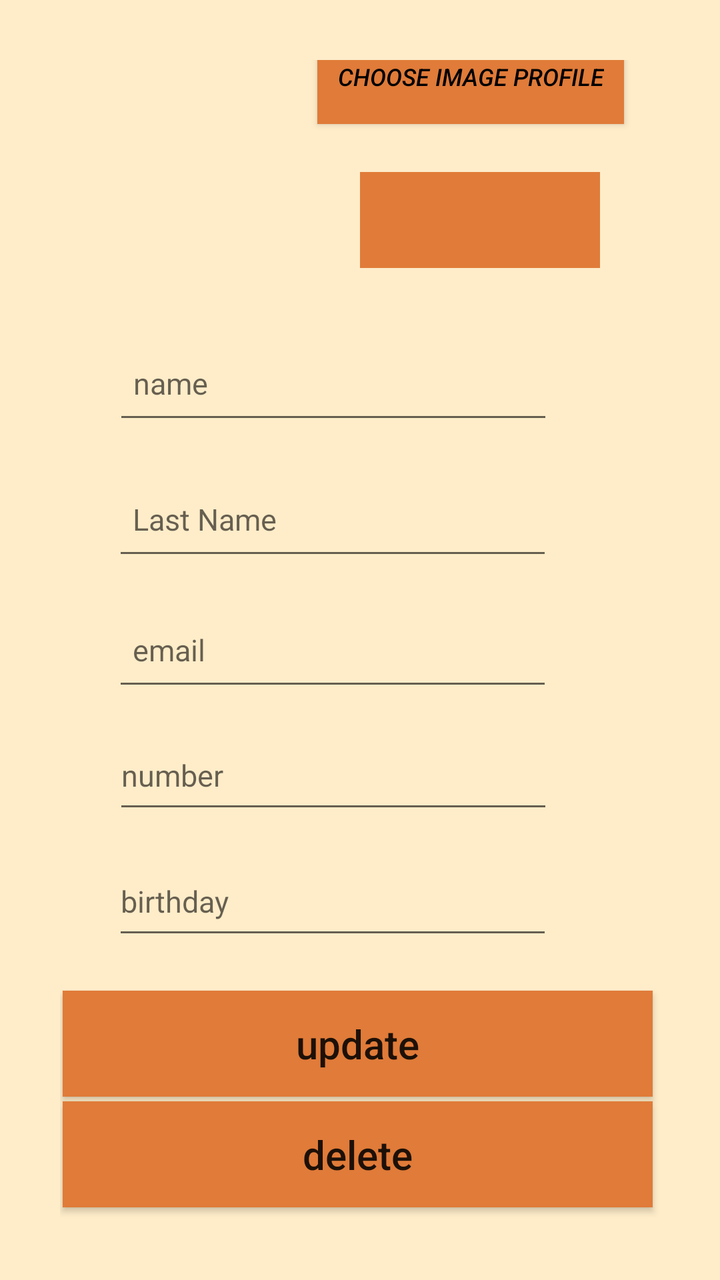
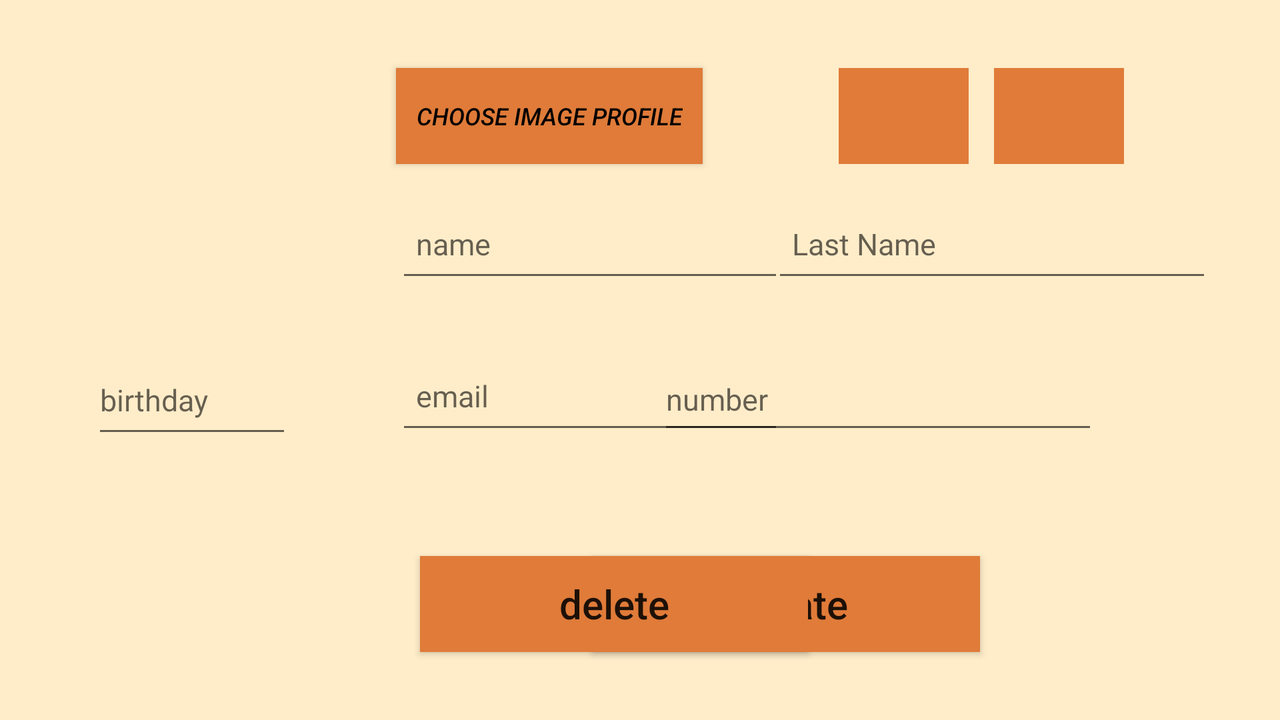

First picture: res/layout/ on a phone held upright. Second picture: the repository's own variant of that layout, on a device whose configuration matches the variant's folder. Source for both follows.
<!-- AndroidManifest.xml: application theme Theme.Ft_hangout -->
<!-- res/layout/activity_updateactivity.xml -->
<?xml version="1.0" encoding="utf-8"?>
<androidx.constraintlayout.widget.ConstraintLayout xmlns:android="http://schemas.android.com/apk/res/android"
    xmlns:app="http://schemas.android.com/apk/res-auto"
    xmlns:tools="http://schemas.android.com/tools"
    android:layout_width="match_parent"
    android:layout_height="match_parent"
    android:orientation="vertical"
    android:background="@color/lightOrange"
    android:padding="30sp"
    tools:context=".controller.Updateactivity">

    <androidx.constraintlayout.widget.Group
        android:id="@+id/group"
        android:layout_width="wrap_content"
        android:layout_height="wrap_content" />

    <EditText
        android:id="@+id/update_name"
        android:layout_width="220dp"
        android:layout_height="51dp"
        android:autofillHints="name"
        android:ems="10"
        android:hint="@string/name"
        android:textSize="15sp"
        android:padding="10sp"
        android:inputType="textPersonName"
        app:layout_constraintBottom_toBottomOf="parent"
        app:layout_constraintEnd_toEndOf="parent"
        app:layout_constraintHorizontal_bias="0.335"
        app:layout_constraintStart_toStartOf="parent"
        app:layout_constraintTop_toTopOf="parent"
        app:layout_constraintVertical_bias="0.257" />

    <EditText
        android:id="@+id/update_lastName"
        android:layout_width="220dp"
        android:layout_height="51dp"
        android:ems="10"
        android:inputType="textPersonName"
        android:hint="@string/lastName"
        android:textSize="15sp"
        android:autofillHints="lastName"
        android:padding="10sp"
        app:layout_constraintBottom_toBottomOf="parent"
        app:layout_constraintEnd_toEndOf="parent"
        app:layout_constraintHorizontal_bias="0.329"
        app:layout_constraintStart_toStartOf="parent"
        app:layout_constraintTop_toBottomOf="@+id/update_name"
        app:layout_constraintVertical_bias="0.05" />

    <EditText
        android:id="@+id/update_email"
        android:layout_width="220dp"
        android:layout_height="51dp"
        android:ems="10"
        android:inputType="textEmailAddress"
        android:hint="@string/email"
        android:textSize="15sp"
        android:padding="10sp"
        android:autofillHints="email"
        app:layout_constraintBottom_toBottomOf="parent"
        app:layout_constraintEnd_toEndOf="parent"
        app:layout_constraintHorizontal_bias="0.329"
        app:layout_constraintStart_toStartOf="parent"
        app:layout_constraintTop_toBottomOf="@+id/update_lastName"
        app:layout_constraintVertical_bias="0.052" />

    <EditText
        android:id="@+id/update_Number"
        android:layout_width="220dp"
        android:layout_height="51dp"
        android:ems="10"
        android:inputType="phone"
        android:hint="@string/number"
        android:textSize="15sp"
        android:autofillHints="number"
        app:layout_constraintBottom_toBottomOf="parent"
        app:layout_constraintEnd_toEndOf="parent"
        app:layout_constraintHorizontal_bias="0.335"
        app:layout_constraintStart_toStartOf="parent"
        app:layout_constraintTop_toBottomOf="@+id/update_email"
        app:layout_constraintVertical_bias="0.049" />

    <EditText
        android:id="@+id/update_Birthday"
        android:layout_width="220dp"
        android:layout_height="51dp"
        android:autofillHints="birthday"
        android:ems="10"
        android:hint="@string/birthday"
        android:inputType="date"
        android:textSize="15sp"
        app:layout_constraintBottom_toBottomOf="parent"
        app:layout_constraintEnd_toEndOf="parent"
        app:layout_constraintHorizontal_bias="0.329"
        app:layout_constraintStart_toStartOf="parent"
        app:layout_constraintTop_toBottomOf="@+id/update_Number"
        app:layout_constraintVertical_bias="0.082" />

    <androidx.constraintlayout.widget.Guideline
        android:id="@+id/guideline"
        android:layout_width="wrap_content"
        android:layout_height="wrap_content"
        android:orientation="vertical"
        app:layout_constraintGuide_begin="20dp" />

    <androidx.constraintlayout.widget.Guideline
        android:id="@+id/guideline2"
        android:layout_width="wrap_content"
        android:layout_height="wrap_content"
        android:orientation="vertical"
        app:layout_constraintGuide_begin="16dp" />

    <Button
        android:id="@+id/update_button"
        android:layout_width="295dp"
        android:layout_height="53dp"
        android:text="@string/description_update"
        android:textAllCaps="false"
        android:background="@color/orange"
        android:textSize="20sp"
        app:layout_constraintBottom_toBottomOf="parent"
        app:layout_constraintEnd_toEndOf="parent"
        app:layout_constraintHorizontal_bias="0.258"
        app:layout_constraintStart_toStartOf="parent"
        app:layout_constraintTop_toBottomOf="@+id/update_Birthday"
        app:layout_constraintVertical_bias="0.25" />
    <Button
        android:id="@+id/delete_button"
        android:layout_width="295dp"
        android:layout_height="53dp"
        android:text="@string/description_delete"
        android:textAllCaps="false"
        android:textSize="20sp"
        android:background="@color/orange"
        app:layout_constraintBottom_toBottomOf="parent"
        app:layout_constraintEnd_toEndOf="parent"
        app:layout_constraintHorizontal_bias="0.258"
        app:layout_constraintStart_toStartOf="parent"
        app:layout_constraintTop_toBottomOf="@+id/update_button"
        app:layout_constraintVertical_bias="0.25" />

    <ImageButton
        android:id="@+id/Call_button"
        android:layout_width="65dp"
        android:layout_height="48dp"
        android:layout_marginStart="30dp"
        android:layout_marginTop="24dp"
        android:background="@color/orange"
        android:contentDescription="@string/call"
        android:text="@string/call"
        app:layout_constraintStart_toEndOf="@+id/imageProfile"
        app:layout_constraintTop_toBottomOf="@+id/choose_image"
        app:srcCompat="@drawable/call" />

    <ImageButton
        android:id="@+id/go_to_SMS"
        android:layout_width="65dp"
        android:layout_height="48dp"
        android:layout_marginStart="24dp"
        android:layout_marginTop="24dp"
        android:layout_marginEnd="30dp"
        android:background="@color/orange"
        android:contentDescription="@string/sms"
        android:text="@string/sms"
        app:layout_constraintEnd_toEndOf="parent"
        app:layout_constraintHorizontal_bias="1.0"
        app:layout_constraintStart_toEndOf="@+id/Call_button"
        app:layout_constraintTop_toBottomOf="@+id/choose_image"
        app:srcCompat="@drawable/baseline_textsms_24" />

    <ImageView
        android:id="@+id/imageProfile"
        android:layout_width="92dp"
        android:layout_height="99dp"
        android:layout_marginStart="28dp"
        android:layout_marginTop="4dp"
        android:contentDescription="@string/image"
        app:layout_constraintBottom_toTopOf="@+id/update_name"
        app:layout_constraintStart_toStartOf="parent"
        app:layout_constraintTop_toTopOf="parent"
        app:layout_constraintVertical_bias="0.139"
        tools:srcCompat="@tools:sample/avatars" />

    <Button
        android:id="@+id/choose_image"
        android:layout_width="wrap_content"
        android:layout_height="wrap_content"
        android:layout_marginBottom="104dp"
        android:background="@color/orange"
        android:padding="10sp"
        android:text="@string/choose_image"
        android:textColor="@color/black"
        android:textSize="12sp"
        android:textStyle="italic"
        app:layout_constraintBottom_toTopOf="@+id/update_name"
        app:layout_constraintEnd_toEndOf="parent"
        app:layout_constraintHorizontal_bias="0.319"
        app:layout_constraintStart_toEndOf="@+id/imageProfile" />


</androidx.constraintlayout.widget.ConstraintLayout>
<!-- resources referenced by this layout -->
<resources>
  <color name="black">#FF000000</color>
  <color name="lightOrange">#ffedc9</color>
  <color name="orange">#e07b39</color>
  <string name="birthday"> birthday</string>
  <string name="call">call </string>
  <string name="choose_image"> choose image profile </string>
  <string name="description_delete"> delete </string>
  <string name="description_update"> update</string>
  <string name="email"> email</string>
  <string name="image"> image of Profil </string>
  <string name="lastName"> Last Name</string>
  <string name="name"> name</string>
  <string name="number"> number</string>
  <string name="sms"> sms </string>
  <style name="Theme.Ft_hangout" parent="Theme.AppCompat.Light.DarkActionBar">
          
          <item name="colorPrimary">@color/purple_500</item>
          <item name="colorPrimaryVariant">@color/purple_700</item>
          <item name="colorOnPrimary">@color/white</item>
          
          <item name="windowActionBar">true</item>
          <item name="windowNoTitle">false</item>
          <item name="colorSecondary">@color/teal_200</item>
          <item name="colorSecondaryVariant">@color/teal_700</item>
          <item name="colorOnSecondary">@color/black</item>
          
          <item name="android:actionBarStyle">@color/clementine</item>
          
      </style>
  <color name="purple_500">#FF6200EE</color>
  <color name="purple_700">#FF3700B3</color>
  <color name="white">#FFFFFFFF</color>
  <color name="teal_200">#FF03DAC5</color>
  <color name="teal_700">#FF018786</color>
  <color name="clementine">#e85105</color>
</resources>
<!-- res/layout-land/activity_updateactivity.xml (the repository's variant of the layout above) -->
<!-- drawn on the phone turned sideways -->
<?xml version="1.0" encoding="utf-8"?>
<androidx.constraintlayout.widget.ConstraintLayout xmlns:android="http://schemas.android.com/apk/res/android"
    xmlns:app="http://schemas.android.com/apk/res-auto"
    xmlns:tools="http://schemas.android.com/tools"
    android:layout_width="match_parent"
    android:layout_height="match_parent"
    android:orientation="vertical"
    android:background="@color/lightOrange"
    android:padding="30sp"
    tools:context=".controller.Updateactivity">

    <androidx.constraintlayout.widget.Group
        android:id="@+id/group"
        android:layout_width="wrap_content"
        android:layout_height="wrap_content" />

    <EditText
        android:id="@+id/update_name"
        android:layout_width="194dp"
        android:layout_height="48dp"
        android:layout_marginStart="48dp"
        android:layout_marginTop="16dp"
        android:autofillHints="name"
        android:ems="10"
        android:hint="@string/name"
        android:inputType="textPersonName"
        android:padding="10sp"
        android:textSize="15sp"
        app:layout_constraintStart_toEndOf="@+id/imageProfile"
        app:layout_constraintTop_toBottomOf="@+id/choose_image" />

    <EditText
        android:id="@+id/update_lastName"
        android:layout_width="220dp"
        android:layout_height="48dp"
        android:layout_marginTop="16dp"
        android:layout_marginEnd="10dp"
        android:autofillHints="lastName"
        android:ems="10"
        android:hint="@string/lastName"
        android:inputType="textPersonName"
        android:padding="10sp"
        android:textSize="15sp"
        app:layout_constraintEnd_toEndOf="parent"
        app:layout_constraintStart_toEndOf="@+id/update_name"
        app:layout_constraintTop_toBottomOf="@+id/Call_button" />

    <EditText
        android:id="@+id/update_email"
        android:layout_width="194dp"
        android:layout_height="48dp"
        android:layout_marginStart="52dp"
        android:layout_marginTop="28dp"
        android:autofillHints="email"
        android:ems="10"
        android:hint="@string/email"
        android:inputType="textEmailAddress"
        android:padding="10sp"
        android:textSize="15sp"
        app:layout_constraintStart_toEndOf="@+id/update_Birthday"
        app:layout_constraintTop_toBottomOf="@+id/update_name" />

    <EditText
        android:id="@+id/update_Number"
        android:layout_width="220dp"
        android:layout_height="48dp"
        android:layout_marginTop="28dp"
        android:layout_marginEnd="68dp"
        android:autofillHints="number"
        android:ems="10"
        android:hint="@string/number"
        android:inputType="phone"
        android:textSize="15sp"
        app:layout_constraintEnd_toEndOf="parent"
        app:layout_constraintHorizontal_bias="0.9"
        app:layout_constraintStart_toEndOf="@+id/update_email"
        app:layout_constraintTop_toBottomOf="@+id/update_lastName" />

    <EditText
        android:id="@+id/update_Birthday"
        android:layout_width="100dp"
        android:layout_height="51dp"
        android:layout_marginStart="16dp"
        android:layout_marginTop="40dp"
        android:autofillHints="birthday"
        android:ems="10"
        android:hint="@string/birthday"
        android:inputType="date"
        android:textSize="15sp"
        app:layout_constraintBottom_toBottomOf="parent"
        app:layout_constraintStart_toStartOf="parent"
        app:layout_constraintTop_toBottomOf="@+id/imageProfile"
        app:layout_constraintVertical_bias="0.0" />

    <androidx.constraintlayout.widget.Guideline
        android:id="@+id/guideline"
        android:layout_width="wrap_content"
        android:layout_height="wrap_content"
        android:orientation="vertical"
        app:layout_constraintGuide_begin="20dp" />

    <androidx.constraintlayout.widget.Guideline
        android:id="@+id/guideline2"
        android:layout_width="wrap_content"
        android:layout_height="wrap_content"
        android:orientation="vertical"
        app:layout_constraintGuide_begin="16dp" />

    <Button
        android:id="@+id/update_button"
        android:layout_width="194dp"
        android:layout_height="48dp"
        android:layout_marginEnd="120dp"
        android:layout_marginBottom="4dp"
        android:background="@color/orange"
        android:text="@string/description_update"
        android:textAllCaps="false"
        android:textSize="20sp"
        app:layout_constraintBottom_toBottomOf="parent"
        app:layout_constraintEnd_toEndOf="parent" />

    <Button
        android:id="@+id/delete_button"
        android:layout_width="194dp"
        android:layout_height="48dp"
        android:layout_marginStart="180dp"
        android:layout_marginBottom="4dp"
        android:background="@color/orange"
        android:text="@string/description_delete"
        android:textAllCaps="false"
        android:textSize="20sp"
        app:layout_constraintBottom_toBottomOf="parent"
        app:layout_constraintStart_toStartOf="parent" />

    <ImageButton
        android:id="@+id/Call_button"
        android:layout_width="65dp"
        android:layout_height="48dp"
        android:layout_marginTop="4dp"
        android:background="@color/orange"
        android:contentDescription="@string/call"
        android:text="@string/call"
        app:layout_constraintEnd_toStartOf="@+id/go_to_SMS"
        app:layout_constraintHorizontal_bias="0.844"
        app:layout_constraintStart_toEndOf="@+id/choose_image"
        app:layout_constraintTop_toTopOf="parent"
        app:srcCompat="@drawable/call" />

    <ImageButton
        android:id="@+id/go_to_SMS"
        android:layout_width="65dp"
        android:layout_height="48dp"
        android:layout_marginTop="4dp"
        android:layout_marginEnd="48dp"
        android:background="@color/orange"
        android:contentDescription="@string/sms"
        android:text="@string/sms"
        app:layout_constraintEnd_toEndOf="parent"
        app:layout_constraintTop_toTopOf="parent"
        app:srcCompat="@drawable/baseline_textsms_24" />

    <ImageView
        android:id="@+id/imageProfile"
        android:layout_width="92dp"
        android:layout_height="99dp"
        android:layout_marginStart="28dp"
        android:layout_marginTop="4dp"
        android:contentDescription="@string/image"
        app:layout_constraintStart_toStartOf="parent"
        app:layout_constraintTop_toTopOf="parent"
        tools:srcCompat="@tools:sample/avatars" />

    <Button
        android:id="@+id/choose_image"
        android:layout_width="wrap_content"
        android:layout_height="wrap_content"
        android:layout_marginStart="48dp"
        android:layout_marginTop="4dp"
        android:background="@color/orange"
        android:padding="10sp"
        android:text="@string/choose_image"
        android:textColor="@color/black"
        android:textSize="12sp"
        android:textStyle="italic"
        app:layout_constraintStart_toEndOf="@+id/imageProfile"
        app:layout_constraintTop_toTopOf="parent" />


</androidx.constraintlayout.widget.ConstraintLayout>
